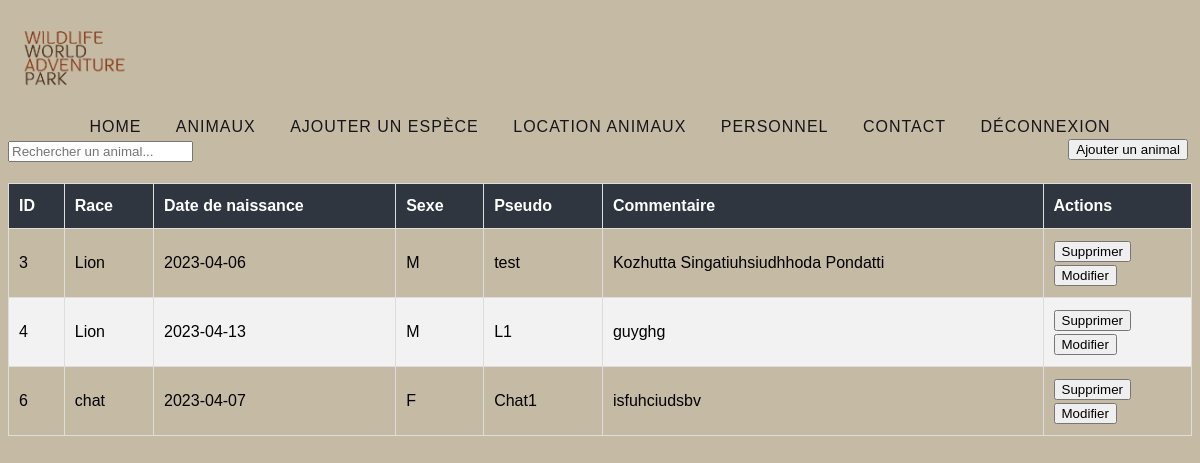
Screenshot of /animal/listeAnimaux.php (signed in) with the database file from the repository.
### tables this page shows
CREATE TABLE IF NOT EXISTS `animaux` (
  `id` int(11) NOT NULL AUTO_INCREMENT,
  `race_id` int(11) NOT NULL,
  `date_naissance` date DEFAULT NULL,
  `sexe` enum('M','F') DEFAULT NULL,
  `pseudo` varchar(50) NOT NULL,
  `commentaire` varchar(255) DEFAULT NULL,
  PRIMARY KEY (`id`),
  KEY `race_id` (`race_id`)
);

CREATE TABLE IF NOT EXISTS `especes` (
  `id` int(11) NOT NULL AUTO_INCREMENT,
  `race` varchar(50) NOT NULL,
  `nourriture` enum('Carnivore','Herbivore','Omnivore') NOT NULL,
  `duree_vie` int(11) NOT NULL,
  `aquatique` tinyint(1) NOT NULL,
  PRIMARY KEY (`id`)
);

### repository/DBManagerEmploye.php (called while the page is built, shortened)
<?php
class DBManagerEmploye extends DBManager{
    public function getAllAnimaux(){
        $conn = $this->getConnection();
        $query = "SELECT a.id, e.race, a.date_naissance, a.sexe, a.pseudo, a.commentaire FROM animaux a INNER JOIN especes e ON a.race_id = e.id";
        $result = $conn->query($query);
        $animaux = array();
        while ($row = $result->fetch_assoc()) {
            $animaux[] = $row;
        }
        return $animaux;
    }
}

### src/animal/listeAnimaux.php (the view, shortened to what this page needs)
<?php
require_once '../../repository/DBManagerEmploye.php';
?>
<!DOCTYPE html>
<html lang="fr">
<head>
	<link rel="stylesheet" href="../../css/liste_animaux.css">
	<link rel="stylesheet" href="../../css/navbar.css">
</head>
	<body>
	<div>
		<img src="../../images/logo.png" alt="Logo" class="logo-image">
		<nav class="navbar">
			<a class="nav-link" href="../menu.php">Home</a>
			<a class="nav-link" href="../animal/listeAnimaux.php">Animaux</a>
			<a class="nav-link" href="../ajoutespece.php">Ajouter un espèce</a>
			<a class="nav-link" href="../loc_animal/listeLocAnimaux.php">Location Animaux</a>
			<?php
			if ($_SESSION['role'] == "DIRECTEUR") {
				echo '<a class="nav-link" href="../personnel/listePersonnel.php">Personnel</a>';
			}
			?>
			<a class="nav-link" href="../contact.php">Contact</a>
			<a class="nav-link" href="../deconnexion.php">Déconnexion</a>
		</nav>
	</div>
	<input type="text" id="search-input" onkeyup="searchAnimal()" placeholder="Rechercher un animal...">
	<button style="position: absolute;right: 1%;" onclick="window.location.href = 'ajoutAnimal.php';">Ajouter un animal</button>
	<table id="animal-table">
		<thead>
		<tr>
			<th>ID</th>
			<th>Race</th>
			<th>Date de naissance</th>
			<th>Sexe</th>
			<th>Pseudo</th>
			<th>Commentaire</th>
			<th>Actions</th>
		</tr>
		</thead>
		<tbody>
<?php
	$credentials = new Credentials();
	$db = new DBManagerEmploye($credentials->getServername(),$credentials->getUserEmploye(), $credentials->getUserEmployePassword(), $credentials->getDatabaseName());
	$animals = $db->getAllAnimaux();
	if (!empty($animals)) {
		foreach ($animals as $animal) {
			echo "<tr>";
			echo "<td>" . $animal['id'] . "</td>";
			echo "<td>" . $animal['race'] . "</td>";
			echo "<td>" . $animal['date_naissance'] . "</td>";
			echo "<td>" . $animal['sexe'] . "</td>";
			echo "<td>" . $animal['pseudo'] . "</td>";
			echo "<td>" . $animal['commentaire'] . "</td>";
			echo "<td>";
			echo "<form method='post' action='deleteAnimal.php'>";
			echo "<button type='submit'>Supprimer</button>";
			echo "</form>";
			echo "<form method='get' action='modifAnimal.php'>";
			echo "<button type='submit'>Modifier</button>";
			echo "</form>";
			echo "</td>";
			echo "</tr>";
		}
	} else {
		echo "<tr><td colspan='6'>Aucun enregistrement n'a été trouvé</td></tr>";
	}
?>

### css/liste_animaux.css (style rules this page uses)
body { background-color: #c5baa3; font-family: Arial, sans-serif; font-size: 16px; line-height: 1.5; }
table { border-collapse: collapse; margin: 20px 0; width: 100%; }
th, td { padding: 10px; text-align: left; border: 1px solid #ddd; }
th { background-color: #2f3640; color: #fff; }
tr:nth-child(even) { background-color: #f2f2f2; }

### css/navbar.css (style rules this page uses)
.logo-image { max-height: 100px; width: auto; }
nav { width: 100%; top:50px; text-align:center; }
nav a { font-family: 'Oswald', sans-serif; font-weight:500; text-transform:uppercase; text-decoration:none; color:#16151b; margin:0 15px; font-size:16px; letter-spacing:1px; position:relative; display:inline-block; }
nav a:before { content:''; position: absolute; width: 100%; height: 3px; background:#16151b; top:47%; animation:out 0.2s cubic-bezier(1, 0, 0.58, 0.97) 1 both; }

### rows the page displays
animaux: id "3", race.race "Lion", date_naissance "2023-04-06", sexe "M", pseudo "test", commentaire "Kozhutta Singatiuhsiudhhoda Pondatti"
animaux: id "4", race.race "Lion", date_naissance "2023-04-13", sexe "M", pseudo "L1", commentaire "guyghg"
animaux: id "6", race.race "chat", date_naissance "2023-04-07", sexe "F", pseudo "Chat1", commentaire "isfuhciudsbv"
